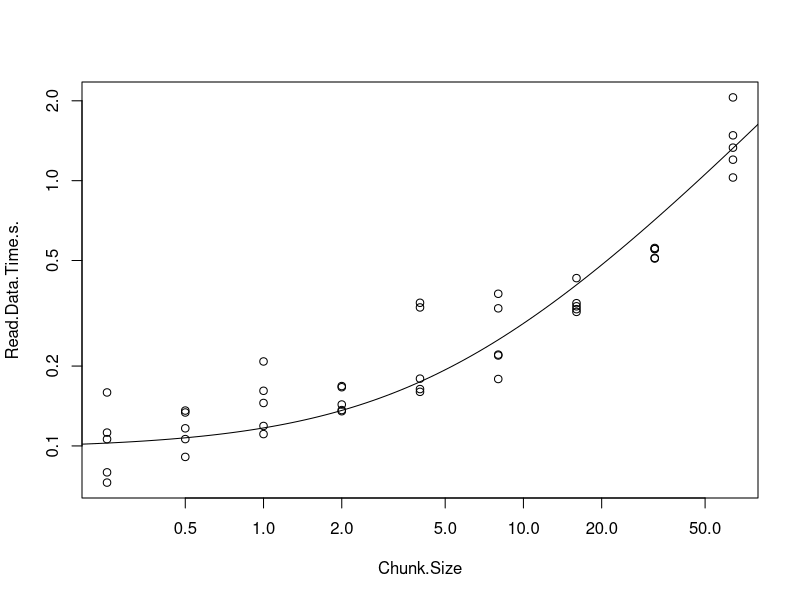
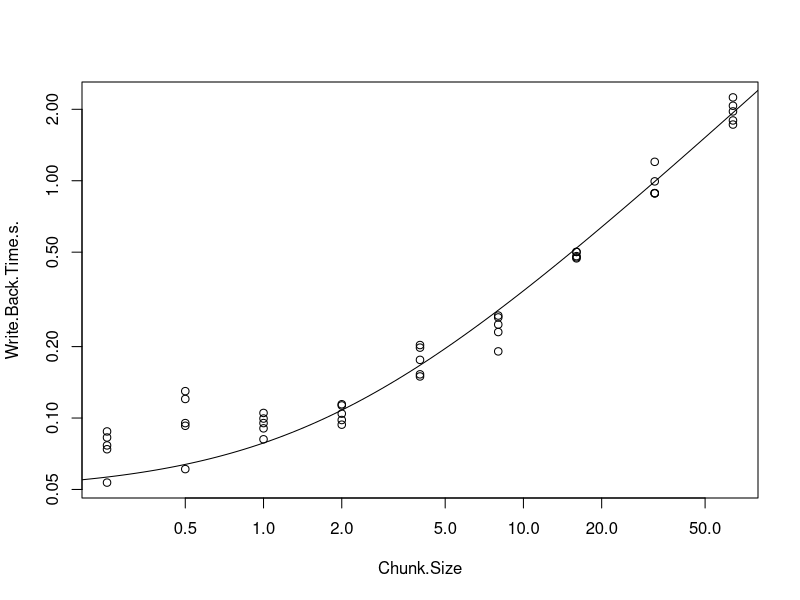
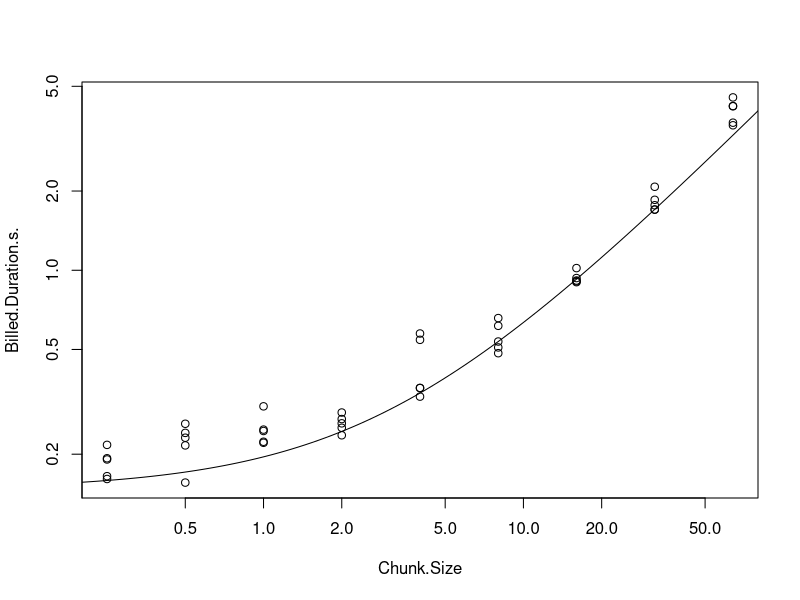

The R script that drew these images, in order:
data = read.csv(file = 'out.csv')
# data = data[data$Chunk.Size == "4",]
# data$Type = as.factor(data$Type)
# data = data[order(as.numeric(data$Type)),]
read_data_time = aggregate(data$Read.Data.Time.s., by=list(data$Chunk.Size), FUN=mean)
y1 = read_data_time[,2]
write_back_time = aggregate(data$Write.Back.Time.s., by=list(data$Chunk.Size), FUN=mean)
y2 = write_back_time[,2]
x = write_back_time[,1]

read_reg <- lm(y1~x)
print(read_reg)

write_reg <- lm(y2~x)
print(read_reg)

pdf("read_data_time.pdf")
with(data, plot(Chunk.Size, Read.Data.Time.s., log='xy'))
abline(read_reg,untf=TRUE)

pdf("write_back_time.pdf")
with(data, plot(Chunk.Size, Write.Back.Time.s., log='xy'))
abline(write_reg,untf=TRUE)
# with(data, plot(Chunk.Size, Write.Back,
# 				pch=as.numeric(Type), col=as.numeric(Type)))
# with(data, legend('topright', legend=levels(Type), 
# 				pch=unique(as.numeric(Type)), col=unique(as.numeric(Type))))
# with(data, text(Total.Cost, Total.Time, Chunk.Size, adj=c(0.2,-0.2)))

intercept <- coef(write_reg)["(Intercept)"] + coef(read_reg)["(Intercept)"]
slope <- coef(write_reg)["x"] + coef(read_reg)["x"]

pdf("billed_time.pdf")
with(data, plot(Chunk.Size, Billed.Duration.s., log='xy'))
abline(intercept, slope,untf=TRUE)
